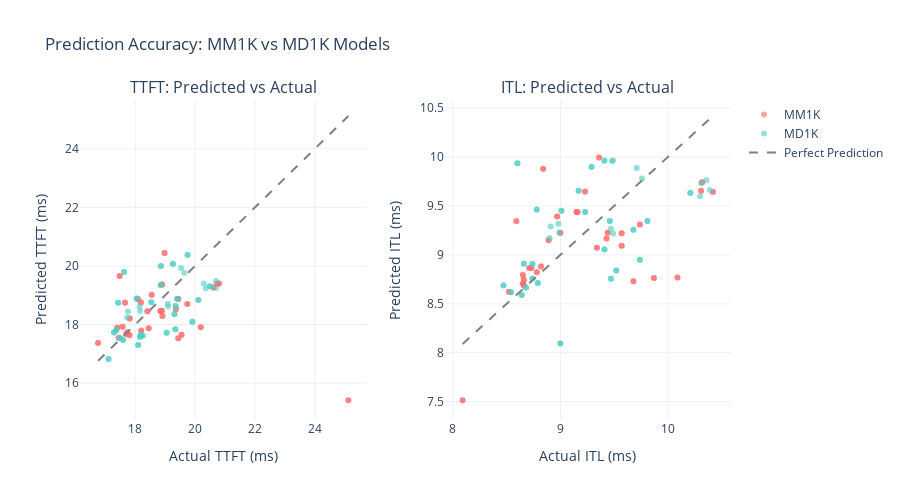

Notebook source saved alongside this figure:
### Code cell
# Scatter plot: Predicted vs Actual for both models
fig = make_subplots(
    rows=1, cols=2,
    subplot_titles=('TTFT: Predicted vs Actual', 'ITL: Predicted vs Actual'),
    horizontal_spacing=0.12
)

# TTFT comparison
fig.add_trace(
    go.Scatter(
        x=mm1k_filtered['ttftAverage'],  # Actual measured
        y=mm1k_filtered['ttft'],         # Predicted by model
        mode='markers',
        name='MM1K',
        marker=dict(color='#FF6B6B', size=6, opacity=0.6),
        text=mm1k_filtered['timestamp'],
        hovertemplate='<b>MM1K</b><br>Actual: %{x:.2f} ms<br>Predicted: %{y:.2f} ms<extra></extra>'
    ),
    row=1, col=1
)

fig.add_trace(
    go.Scatter(
        x=md1k_filtered['ttftAverage'],  # Actual measured
        y=md1k_filtered['ttft'],         # Predicted by model
        mode='markers',
        name='MD1K',
        marker=dict(color='#4ECDC4', size=6, opacity=0.6),
        text=md1k_filtered['timestamp'],
        hovertemplate='<b>MD1K</b><br>Actual: %{x:.2f} ms<br>Predicted: %{y:.2f} ms<extra></extra>'
    ),
    row=1, col=1
)

# Add perfect prediction line for TTFT
ttft_range = [combined_df['ttftAverage'].min(), combined_df['ttftAverage'].max()]
fig.add_trace(
    go.Scatter(
        x=ttft_range,
        y=ttft_range,
        mode='lines',
        name='Perfect Prediction',
        line=dict(color='gray', dash='dash'),
        showlegend=True
    ),
    row=1, col=1
)

# ITL comparison
fig.add_trace(
    go.Scatter(
        x=mm1k_filtered['itlAverage'],  # Actual measured
        y=mm1k_filtered['itl'],         # Predicted by model
        mode='markers',
        name='MM1K',
        marker=dict(color='#FF6B6B', size=6, opacity=0.6),
        showlegend=False,
        hovertemplate='<b>MM1K</b><br>Actual: %{x:.2f} ms<br>Predicted: %{y:.2f} ms<extra></extra>'
    ),
    row=1, col=2
)

fig.add_trace(
    go.Scatter(
        x=md1k_filtered['itlAverage'],  # Actual measured
        y=md1k_filtered['itl'],         # Predicted by model
        mode='markers',
        name='MD1K',
        marker=dict(color='#4ECDC4', size=6, opacity=0.6),
        showlegend=False,
        hovertemplate='<b>MD1K</b><br>Actual: %{x:.2f} ms<br>Predicted: %{y:.2f} ms<extra></extra>'
    ),
    row=1, col=2
)

# Add perfect prediction line for ITL
itl_range = [combined_df['itlAverage'].min(), combined_df['itlAverage'].max()]
fig.add_trace(
    go.Scatter(
        x=itl_range,
        y=itl_range,
        mode='lines',
        line=dict(color='gray', dash='dash'),
        showlegend=False
    ),
    row=1, col=2
)

fig.update_xaxes(title_text="Actual TTFT (ms)", row=1, col=1)
fig.update_yaxes(title_text="Predicted TTFT (ms)", row=1, col=1)
fig.update_xaxes(title_text="Actual ITL (ms)", row=1, col=2)
fig.update_yaxes(title_text="Predicted ITL (ms)", row=1, col=2)

fig.update_layout(
    title_text="Prediction Accuracy: MM1K vs MD1K Models",
    height=500,
    template='plotly_white'
)

fig.show()

### Figure 1 — Plotly figure (JSON) as saved in the notebook; plotly's stock layout.template omitted (floating-point values rounded to 4 significant figures)
{"data": [{"hovertemplate": "<b>MM1K</b><br>Actual: %{x:.2f} ms<br>Predicted: %{y:.2f} ms<extra></extra>", "marker": {"color": "#FF6B6B", "opacity": 0.6, "size": 6}, "mode": "markers", "name": "MM1K", "text": ["2025-10-24T13:50:39.089Z", "2025-10-24T13:50:39.386Z", "2025-10-24T13:51:39.123Z", "2025-10-24T13:51:39.411Z", "2025-10-24T13:52:39.156Z", "2025-10-24T13:52:39.439Z", "2025-10-24T13:53:39.189Z", "2025-10-24T13:53:39.466Z", "2025-10-24T13:54:39.223Z", "2025-10-24T13:54:39.497Z", "2025-10-24T13:55:39.252Z", "2025-10-24T13:55:39.521Z", "2025-10-24T13:56:39.284Z", "2025-10-24T13:56:39.549Z", "2025-10-24T13:57:39.324Z", "2025-10-24T13:57:39.576Z", "2025-10-24T13:58:39.355Z", "2025-10-24T13:58:39.604Z", "2025-10-24T13:59:39.393Z", "2025-10-24T13:59:39.632Z", "2025-10-24T14:00:39.423Z", "2025-10-24T14:00:39.666Z", "2025-10-24T14:01:39.457Z", "2025-10-24T14:01:39.694Z", "2025-10-24T14:02:39.482Z", "2025-10-24T14:02:39.717Z", "2025-10-24T14:03:39.517Z", "2025-10-24T14:03:39.745Z", "2025-10-24T14:04:39.547Z", "2025-10-24T14:04:39.772Z", "2025-10-24T14:05:39.581Z", "2025-10-24T14:05:39.800Z", "2025-10-24T14:06:39.616Z", "2025-10-24T14:06:39.827Z", "2025-10-24T14:07:39.675Z", "2025-10-24T14:07:39.859Z", "2025-10-24T14:08:39.703Z", "2025-10-24T14:08:39.886Z", "2025-10-24T14:09:39.737Z", "2025-10-24T14:09:39.915Z", "2025-10-24T14:10:39.767Z", "2025-10-24T14:10:39.943Z", "2025-10-24T14:11:39.801Z", "2025-10-24T14:11:39.980Z", "2025-10-24T14:12:39.830Z", "2025-10-24T14:12:40.009Z", "2025-10-24T14:13:39.867Z", "2025-10-24T14:13:40.049Z", "2025-10-24T14:14:39.896Z", "2025-10-24T14:14:40.078Z", "2025-10-24T14:15:39.923Z", "2025-10-24T14:15:40.187Z", "2025-10-24T14:16:39.954Z", "2025-10-24T14:16:40.227Z", "2025-10-24T14:17:40.007Z", "2025-10-24T14:17:40.257Z", "2025-10-24T14:18:40.034Z", "2025-10-24T14:18:40.283Z", "2025-10-24T14:19:40.076Z", "2025-10-24T14:19:40.308Z", "2025-10-24T14:20:40.105Z", "2025-10-24T14:20:40.334Z"], "type": "scatter", "x": [25.12, 25.12, 20.19, 20.19, 19.44, 19.44, 19.55, 19.55, 18.2, 18.2, 18.45, 18.45, 17.45, 17.45, 19.44, 19.44, 18.89, 18.89, 18.84, 18.84, 18.42, 18.4, 18.19, 18.19, 17.82, 17.82, 20.73, 20.73, 20.61, 20.61, 20.8, 20.8, 18.9, 18.9, 18.55, 18.55, 18.09, 18.09, 17.66, 17.66, 17.48, 17.48, 19.36, 19.36, 18.98, 18.98, 19.74, 19.74, 18.91, 18.91, 17.81, 17.81, 16.76, 16.76, 17.58, 17.58, 17.4, 17.4, 17.74, 17.74, 17.7, 17.7], "xaxis": "x", "y": [15.42, 15.42, 17.91, 17.91, 17.54, 17.54, 17.66, 17.66, 17.79, 17.8, 17.87, 17.87, 17.55, 17.55, 18.87, 18.87, 18.47, 18.47, 18.46, 18.46, 18.45, 18.45, 18.76, 18.76, 18.21, 18.21, 19.39, 19.39, 19.26, 19.26, 19.4, 19.4, 19.37, 19.37, 19.02, 19.01, 18.87, 18.87, 18.74, 18.75, 19.66, 19.66, 18.53, 18.53, 20.44, 20.44, 18.7, 18.7, 18.29, 18.29, 17.63, 17.63, 17.37, 17.37, 17.93, 17.93, 17.89, 17.89, 17.74, 17.74, 17.68, 17.68], "yaxis": "y"}, {"hovertemplate": "<b>MD1K</b><br>Actual: %{x:.2f} ms<br>Predicted: %{y:.2f} ms<extra></extra>", "marker": {"color": "#4ECDC4", "opacity": 0.6, "size": 6}, "mode": "markers", "name": "MD1K", "text": ["2025-10-25T02:32:48.092Z", "2025-10-25T02:32:48.121Z", "2025-10-25T02:33:48.128Z", "2025-10-25T02:33:48.152Z", "2025-10-25T02:34:48.160Z", "2025-10-25T02:34:48.183Z", "2025-10-25T02:35:48.195Z", "2025-10-25T02:35:48.222Z", "2025-10-25T02:36:48.231Z", "2025-10-25T02:36:48.259Z", "2025-10-25T02:37:48.773Z", "2025-10-25T02:37:49.121Z", "2025-10-25T02:38:48.805Z", "2025-10-25T02:38:49.147Z", "2025-10-25T02:39:49.009Z", "2025-10-25T02:39:49.222Z", "2025-10-25T02:40:49.045Z", "2025-10-25T02:40:49.250Z", "2025-10-25T02:41:49.075Z", "2025-10-25T02:41:49.279Z", "2025-10-25T02:42:49.108Z", "2025-10-25T02:42:49.306Z", "2025-10-25T02:43:49.140Z", "2025-10-25T02:43:49.328Z", "2025-10-25T02:44:49.174Z", "2025-10-25T02:44:49.358Z", "2025-10-25T02:45:49.209Z", "2025-10-25T02:45:49.389Z", "2025-10-25T02:46:49.243Z", "2025-10-25T02:46:49.416Z", "2025-10-25T02:47:49.275Z", "2025-10-25T02:47:49.446Z", "2025-10-25T02:48:49.308Z", "2025-10-25T02:48:49.478Z", "2025-10-25T02:49:49.341Z", "2025-10-25T02:49:49.524Z", "2025-10-25T02:50:49.373Z", "2025-10-25T02:50:49.559Z", "2025-10-25T02:51:49.426Z", "2025-10-25T02:51:49.618Z", "2025-10-25T02:52:49.509Z", "2025-10-25T02:52:49.771Z", "2025-10-25T02:53:49.541Z", "2025-10-25T02:53:49.802Z", "2025-10-25T02:54:49.570Z", "2025-10-25T02:54:49.826Z", "2025-10-25T02:55:49.602Z", "2025-10-25T02:55:49.854Z", "2025-10-25T02:56:49.634Z", "2025-10-25T02:56:49.882Z", "2025-10-25T02:57:49.666Z", "2025-10-25T02:57:49.911Z", "2025-10-25T02:58:49.700Z", "2025-10-25T02:58:49.939Z", "2025-10-25T02:59:49.732Z", "2025-10-25T02:59:49.969Z", "2025-10-25T03:00:49.767Z", "2025-10-25T03:00:49.996Z", "2025-10-25T03:01:51.140Z", "2025-10-25T03:01:51.207Z", "2025-10-25T03:02:51.174Z", "2025-10-25T03:02:51.234Z"], "type": "scatter", "x": [17.11, 17.11, 19.91, 19.91, 19.05, 19.05, 19.34, 19.34, 18.19, 18.19, 17.6, 17.6, 19.4, 19.4, 20.11, 20.11, 19.35, 19.35, 19.1, 19.09, 18.15, 18.16, 17.76, 17.73, 19.53, 19.64, 20.7, 20.7, 20.29, 20.36, 20.49, 20.49, 18.85, 18.85, 18.05, 18.05, 17.43, 17.43, 17.63, 17.63, 19.26, 19.26, 19.75, 19.75, 19.31, 19.31, 18.86, 18.86, 18.54, 18.54, 17.37, 17.37, 18.16, 18.16, 17.29, 17.29, 18.25, 18.25, 17.5, 17.5, 18.1, 18.1], "xaxis": "x", "y": [16.83, 16.83, 18.09, 18.09, 17.72, 17.72, 17.84, 17.84, 17.65, 17.65, 17.47, 17.47, 18.88, 18.88, 18.84, 18.84, 18.63, 18.63, 18.62, 18.71, 18.61, 18.46, 18.44, 18.24, 19.93, 19.77, 19.49, 19.25, 19.4, 19.23, 19.31, 19.31, 19.35, 19.35, 18.89, 18.89, 18.74, 18.74, 19.8, 19.8, 20.07, 20.08, 20.38, 20.38, 18.35, 18.36, 19.99, 20.0, 18.76, 18.76, 17.81, 17.81, 17.58, 17.58, 17.73, 17.73, 17.62, 17.62, 17.53, 17.53, 17.3, 17.3], "yaxis": "y"}, {"line": {"color": "gray", "dash": "dash"}, "mode": "lines", "name": "Perfect Prediction", "showlegend": true, "type": "scatter", "x": [16.76, 25.12], "xaxis": "x", "y": [16.76, 25.12], "yaxis": "y"}, {"hovertemplate": "<b>MM1K</b><br>Actual: %{x:.2f} ms<br>Predicted: %{y:.2f} ms<extra></extra>", "marker": {"color": "#FF6B6B", "opacity": 0.6, "size": 6}, "mode": "markers", "name": "MM1K", "showlegend": false, "type": "scatter", "x": [8.09, 8.09, 10.09, 10.09, 9.87, 9.87, 9.68, 9.68, 8.82, 8.82, 8.78, 8.78, 8.66, 8.66, 9.74, 9.74, 9.44, 9.44, 9.43, 9.43, 9, 9, 8.97, 8.97, 8.89, 8.89, 10.42, 10.42, 10.31, 10.31, 10.32, 10.32, 9.23, 9.23, 9.16, 9.16, 9.15, 9.15, 8.59, 8.59, 8.84, 8.84, 9.57, 9.57, 9.36, 9.36, 9.57, 9.57, 9.34, 9.34, 8.65, 8.65, 8.52, 8.52, 8.73, 8.73, 8.71, 8.71, 8.66, 8.66, 8.65, 8.65], "xaxis": "x2", "y": [7.514, 7.514, 8.769, 8.769, 8.764, 8.764, 8.731, 8.731, 8.878, 8.883, 8.822, 8.822, 8.745, 8.745, 9.311, 9.311, 9.228, 9.228, 9.169, 9.169, 9.224, 9.225, 9.392, 9.392, 9.151, 9.151, 9.643, 9.643, 9.655, 9.655, 9.743, 9.743, 9.648, 9.646, 9.437, 9.435, 9.439, 9.437, 9.344, 9.347, 9.88, 9.879, 9.094, 9.094, 9.996, 9.996, 9.222, 9.222, 9.074, 9.074, 8.707, 8.707, 8.623, 8.623, 8.866, 8.866, 8.867, 8.867, 8.688, 8.688, 8.795, 8.795], "yaxis": "y2"}, {"hovertemplate": "<b>MD1K</b><br>Actual: %{x:.2f} ms<br>Predicted: %{y:.2f} ms<extra></extra>", "marker": {"color": "#4ECDC4", "opacity": 0.6, "size": 6}, "mode": "markers", "name": "MD1K", "showlegend": false, "type": "scatter", "x": [9, 9, 9.74, 9.74, 9.47, 9.47, 9.52, 9.52, 8.74, 8.74, 8.79, 8.79, 9.46, 9.46, 9.81, 9.81, 9.68, 9.68, 9.49, 9.47, 8.98, 8.99, 8.91, 8.9, 9.71, 9.76, 10.31, 10.3, 10.36, 10.39, 10.21, 10.21, 9.17, 9.17, 9.01, 9.01, 8.78, 8.78, 8.6, 8.6, 9.48, 9.49, 9.41, 9.41, 9.41, 9.41, 9.29, 9.29, 9.23, 9.23, 8.66, 8.66, 8.68, 8.68, 8.74, 8.74, 8.64, 8.64, 8.54, 8.54, 8.47, 8.47], "xaxis": "x2", "y": [8.095, 8.095, 8.951, 8.951, 8.756, 8.756, 8.839, 8.839, 8.76, 8.76, 8.714, 8.714, 9.346, 9.346, 9.347, 9.347, 9.257, 9.257, 9.219, 9.268, 9.317, 9.229, 9.291, 9.172, 9.888, 9.782, 9.733, 9.599, 9.764, 9.663, 9.632, 9.634, 9.655, 9.656, 9.451, 9.452, 9.463, 9.463, 9.936, 9.937, 9.961, 9.964, 9.962, 9.966, 9.055, 9.057, 9.899, 9.902, 9.437, 9.439, 8.91, 8.912, 8.666, 8.668, 8.907, 8.909, 8.589, 8.59, 8.618, 8.618, 8.688, 8.691], "yaxis": "y2"}, {"line": {"color": "gray", "dash": "dash"}, "mode": "lines", "showlegend": false, "type": "scatter", "x": [8.09, 10.42], "xaxis": "x2", "y": [8.09, 10.42], "yaxis": "y2"}], "layout": {"annotations": [{"font": {"size": 16}, "showarrow": false, "text": "TTFT: Predicted vs Actual", "x": 0.22, "xanchor": "center", "xref": "paper", "y": 1, "yanchor": "bottom", "yref": "paper"}, {"font": {"size": 16}, "showarrow": false, "text": "ITL: Predicted vs Actual", "x": 0.78, "xanchor": "center", "xref": "paper", "y": 1, "yanchor": "bottom", "yref": "paper"}], "height": 500, "title": {"text": "Prediction Accuracy: MM1K vs MD1K Models"}, "xaxis": {"anchor": "y", "domain": [0, 0.44], "title": {"text": "Actual TTFT (ms)"}}, "xaxis2": {"anchor": "y2", "domain": [0.56, 1], "title": {"text": "Actual ITL (ms)"}}, "yaxis": {"anchor": "x", "domain": [0, 1], "title": {"text": "Predicted TTFT (ms)"}}, "yaxis2": {"anchor": "x2", "domain": [0, 1], "title": {"text": "Predicted ITL (ms)"}}}}
